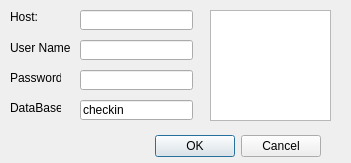
<?xml version="1.0" encoding="UTF-8"?>
<ui version="4.0">
 <class>Dialog</class>
 <widget class="QDialog" name="Dialog">
  <property name="geometry">
   <rect>
    <x>0</x>
    <y>0</y>
    <width>351</width>
    <height>163</height>
   </rect>
  </property>
  <property name="windowTitle">
   <string>Dialog</string>
  </property>
  <widget class="QDialogButtonBox" name="buttonBox">
   <property name="geometry">
    <rect>
     <x>-20</x>
     <y>130</y>
     <width>341</width>
     <height>32</height>
    </rect>
   </property>
   <property name="orientation">
    <enum>Qt::Horizontal</enum>
   </property>
   <property name="standardButtons">
    <set>QDialogButtonBox::Cancel|QDialogButtonBox::Ok</set>
   </property>
  </widget>
  <widget class="QLineEdit" name="lineEdit">
   <property name="geometry">
    <rect>
     <x>80</x>
     <y>10</y>
     <width>113</width>
     <height>20</height>
    </rect>
   </property>
  </widget>
  <widget class="QLineEdit" name="lineEdit_2">
   <property name="geometry">
    <rect>
     <x>80</x>
     <y>40</y>
     <width>113</width>
     <height>20</height>
    </rect>
   </property>
  </widget>
  <widget class="QLineEdit" name="lineEdit_3">
   <property name="geometry">
    <rect>
     <x>80</x>
     <y>70</y>
     <width>113</width>
     <height>20</height>
    </rect>
   </property>
  </widget>
  <widget class="QLineEdit" name="lineEdit_4">
   <property name="geometry">
    <rect>
     <x>80</x>
     <y>100</y>
     <width>113</width>
     <height>20</height>
    </rect>
   </property>
   <property name="layoutDirection">
    <enum>Qt::LeftToRight</enum>
   </property>
   <property name="text">
    <string>checkin</string>
   </property>
  </widget>
  <widget class="QLabel" name="label">
   <property name="geometry">
    <rect>
     <x>10</x>
     <y>10</y>
     <width>46</width>
     <height>13</height>
    </rect>
   </property>
   <property name="text">
    <string>Host:</string>
   </property>
  </widget>
  <widget class="QLabel" name="label_2">
   <property name="geometry">
    <rect>
     <x>10</x>
     <y>40</y>
     <width>61</width>
     <height>16</height>
    </rect>
   </property>
   <property name="text">
    <string>User Name:</string>
   </property>
  </widget>
  <widget class="QLabel" name="label_3">
   <property name="geometry">
    <rect>
     <x>10</x>
     <y>70</y>
     <width>51</width>
     <height>16</height>
    </rect>
   </property>
   <property name="text">
    <string>Password:</string>
   </property>
  </widget>
  <widget class="QLabel" name="label_4">
   <property name="geometry">
    <rect>
     <x>10</x>
     <y>100</y>
     <width>51</width>
     <height>16</height>
    </rect>
   </property>
   <property name="text">
    <string>DataBase:</string>
   </property>
  </widget>
  <widget class="QGraphicsView" name="graphicsView">
   <property name="geometry">
    <rect>
     <x>210</x>
     <y>10</y>
     <width>121</width>
     <height>111</height>
    </rect>
   </property>
  </widget>
 </widget>
 <resources/>
 <connections>
  <connection>
   <sender>buttonBox</sender>
   <signal>accepted()</signal>
   <receiver>Dialog</receiver>
   <slot>accept()</slot>
   <hints>
    <hint type="sourcelabel">
     <x>248</x>
     <y>254</y>
    </hint>
    <hint type="destinationlabel">
     <x>157</x>
     <y>274</y>
    </hint>
   </hints>
  </connection>
  <connection>
   <sender>buttonBox</sender>
   <signal>rejected()</signal>
   <receiver>Dialog</receiver>
   <slot>reject()</slot>
   <hints>
    <hint type="sourcelabel">
     <x>316</x>
     <y>260</y>
    </hint>
    <hint type="destinationlabel">
     <x>286</x>
     <y>274</y>
    </hint>
   </hints>
  </connection>
 </connections>
</ui>
